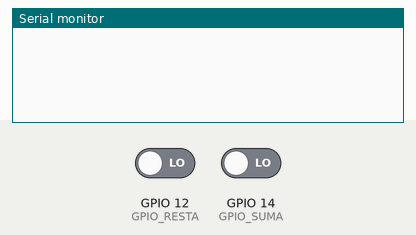
The sketch below on a simulated ESP32. On the bench: the last lines printed to the serial monitor. The test bench sets the inputs (shaded band); at power-on: GPIO 12 (GPIO_RESTA) LOW, GPIO 14 (GPIO_SUMA) LOW. EEPROM starts erased.

Above: at 1.2 s.
1.3 s: GPIO 12 (GPIO_RESTA) driven HIGH
At 1.56 s:
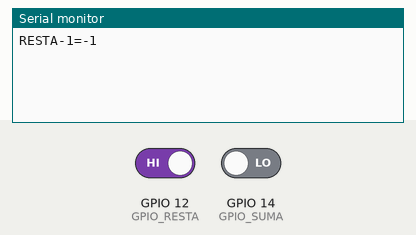
3.1 s: GPIO 14 (GPIO_SUMA) driven HIGH
4.9 s: GPIO 12 (GPIO_RESTA) driven LOW
At 5.39 s:
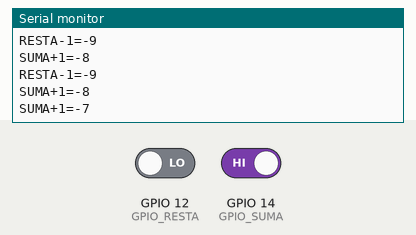
Timing chart, 0 to 7.9 s (numbered marks = the images above; inputs shaded):
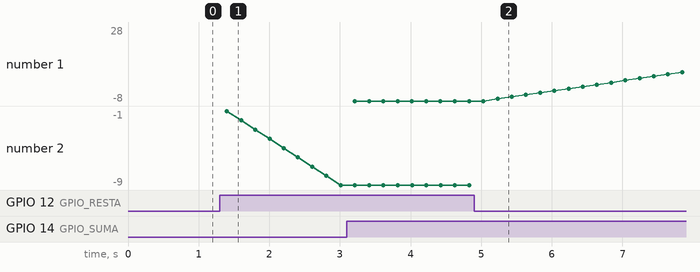

The sketch:

Ejercicio_11.ino
```cpp
#include <Preferences.h>
Preferences MEMORIA;
const int GPIO_SUMA=14,GPIO_RESTA=12;
int VALOR_SUMA_RESTA=0, VALOR_GUARDADO;

void setup()
{
  MEMORIA.begin("ESPACIO1", false);
  VALOR_GUARDADO=MEMORIA.getInt("VALOR1",0);
  MEMORIA.end();

  MEMORIA.begin("ESPACIO1", false);
  MEMORIA.putInt("VALOR1", VALOR_SUMA_RESTA);
  MEMORIA.end();

  pinMode(GPIO_SUMA, INPUT_PULLDOWN);
  pinMode(GPIO_RESTA, INPUT_PULLDOWN);
  Serial.begin(115200);
}

void loop()
{
  if(digitalRead(GPIO_SUMA)==HIGH)
  {
    VALOR_GUARDADO++;
    Serial.print("SUMA+1=");
    GUARDADO();
  }
  if(digitalRead(GPIO_RESTA)==HIGH)
  {
    VALOR_GUARDADO--;
    Serial.print("RESTA-1=");
    GUARDADO();
  }
  delay(200);
}


void GUARDADO()
{
  VALOR_SUMA_RESTA=VALOR_GUARDADO;
  MEMORIA.begin("ESPACIO1", false);
  MEMORIA.putInt("VALOR1", VALOR_SUMA_RESTA);
  MEMORIA.end();
  Serial.println(VALOR_SUMA_RESTA);
}
```

Measured:
- after the input at 1.3 s, the serial monitor: prints a new line after 0.10 s (image 1)
- after the input at 4.9 s, the serial monitor: prints a new line after 0.33 s (image 2)
- plotted number 1: -8 → 28 after the input at 4.9 s
